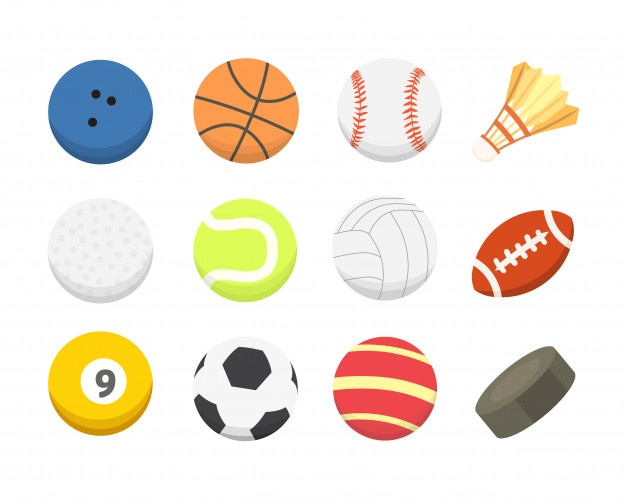
//> input picture Rafael/atividade7/images/ball.jpg, 626 x 500 px
$ ./main ../../../Rafael/atividade7/images/ball.jpg   (built with g++ and OpenCV 4)
//> lines starting //> are read from the running program, lines starting //| are printed output that depends on the picture; after the words box and inside, x2 and y2 are one past the last pixel; in counts of white or black regions, pixels touching at a corner belong together
//> further down, image is the input picture: 500 rows x 626 cols, CV_8UC3; mean B, G, R 220.9, 231.8, 239.5
### Stefan/helpers/helpers.h
#include <string>
#include <sys/stat.h>
#include <opencv2/opencv.hpp>

#ifndef HELPERS_H
#define HELPERS_H

void clearString(std::string &s);
void createFolder(const char * filename);
cv::Mat getModifiedGammaImage(cv::Mat &img, double gamma);
void writeHistogramImage(cv::Mat &img, int histSize, float low, float high, int width, int height, std::string filename);
cv::Mat getBinarizedImage(cv::Mat &img, int threshold, bool inv);

#endif

### Stefan/helpers/helpers.cpp
#include "helpers.h"

void clearString(std::string &s){
    for(int i = (int)s.size() - 1; i >= 0; i--){
        if(s[i] == '.'){
            s.erase(i);
            break;
        }
    }
//> this loop made 4 passes
    std::string x = "";
    for(int i = (int)s.size() - 1; i >= 0; i--){
        if(s[i] == '/'){
            for(int j = i + 1; j < (int)s.size(); j++)
                x += s[j];
            break;
        }
    }
//> this loop made 5 passes
//> after the loop, x = "ball"
    s = x;
//> s = "ball"
}

void createFolder(const char * filename){
    struct stat st;
    if (stat(filename, &st) == 0) {
        // Se o diretório já existe, remove-o
        std::string command = "rm -rf " + std::string(filename);
        system(command.c_str());
    }
    int status = mkdir(filename, S_IRWXU | S_IRWXG | S_IROTH | S_IXOTH);
    if(status == 0) printf("%s folder created\n", filename);
    else printf("Error creating %s folder\n", filename);
}

// [80 lines left out: functions getModifiedGammaImage, writeHistogramImage, getBinarizedImage, getGrayValueFromBGRPixel, calculateSpatialInfo, not called in this run]

### Stefan/atvd7/imagem1/main.cpp
#include "../../helpers/helpers.h"
#include <stack>
#include <vector>

int di[8] = {0, 0, 1, -1, 1, 1, -1, -1};
int dj[8] = {1, -1, 0, 0, 1, -1, -1, 1};

void dfs1(cv::Mat &a, int i, int j){
    std::stack<std::pair<int, int>> s;
    s.push({i, j});
    while(!s.empty()){
        auto [row, col] = s.top();
        s.pop();
        a.at<uchar>(row, col) = 0;
        for(int k = 0; k < 4; k++){
            int nxi = di[k] + row;
            int nxj = dj[k] + col;
            uchar point = a.at<uchar>(nxi, nxj);
            if(point > 20) s.push({nxi, nxj});
        }
    }
}

void dfs2(cv::Mat &a, int i, int j, std::vector<std::vector<bool>> &vis){
    std::stack<std::pair<int, int>> s;
    s.push({i, j});
    while(!s.empty()){
        auto [row, col] = s.top();
        s.pop();
        vis[row][col] = true;
        a.at<uchar>(row, col) = 128;
        for(int k = 0; k < 8; k++){
            int nxi = di[k] + row;
            int nxj = dj[k] + col;
            if(not (nxi >= 0 and nxi < a.rows and nxj >= 0 and nxj < a.cols)) continue;
            uchar &point = a.at<uchar>(nxi, nxj);
            if(point == 255) s.push({nxi, nxj});
        }
    }
}

void multiply_color(cv::Mat &src, cv::Mat &dst, cv::Mat &bin){
    dst = src.clone();
    for (int i = 0; i < dst.rows; i++)
    {
        for (int j = 0; j < dst.cols; j++)
        {
            cv::Vec3b pixel = src.at<cv::Vec3b>(i, j);
            for(int k = 0; k < 3; k++){
                dst.at<cv::Vec3b>(i, j)[k] = (bin.at<uchar>(i, j) == 255) * pixel[k];
            }
        }
    }
}

void drawCircle(cv::Mat &src, std::vector<cv::Vec3f> &circles){
    for( size_t idx = 0; idx < circles.size(); idx++)
    {
    cv::Vec3i c = circles[idx];
    cv::Point center = cv::Point(c[0], c[1]);
    // circle outline
    int radius = c[2];
    // cv::putText(src,std::to_string(idx + 1),center, cv::FONT_HERSHEY_PLAIN, 1 ,cv::Scalar(0), 1,cv::LINE_8);
    circle(src, center, radius, cv::Scalar(0), 3, cv::LINE_8);
    }
}

int main(int argc, char** argv){
    if(argc < 2){
        printf("This script needs at least one argument, which must be a image file\n");
        return 0;
    }
    for(int i = 0; i < argc - 1; i++){
        // Reads Image
        cv::Mat image = cv::imread(argv[i + 1]);

        // Gets filename
        std::string imgName = argv[i + 1];
        clearString(imgName);
//> imgName = "ball"

        printf("\nProcessing \"%s\" image...\n", imgName.c_str());
//| Processing "ball" image...

        // Creates folder
        std::string folderName = "Results-IMG[" + imgName + "]";
//> folderName = "Results-IMG[ball]"
        createFolder(folderName.c_str());
//> in createFolder, `int status = mkdir(filename, S_IRWXU | S_IRWXG | S_IROTH | S_IXOTH);`: status = 0
//| Results-IMG[ball] folder created
        createFolder((folderName + "/default").c_str());
        createFolder((folderName + "/1-start").c_str());
        createFolder((folderName + "/2-end").c_str());
        createFolder((folderName + "/2-end/all_color").c_str());

        // Sets path variabel for future work
        std::string path = folderName + "/default/";
//> path = "Results-IMG[ball]/default/"

///////////////////////////////////////// Gray Images //////////////////////////////////

        // Gray Image
        cv::Mat imgGray = cv::imread(argv[i + 1], cv::IMREAD_GRAYSCALE);
//> imgGray: 500 rows x 626 cols, CV_8UC1; min 22, max 255, mean 233

        // Write image
        cv::imwrite(path + "original.png", image);
        cv::imwrite(path + "grayscale.png", imgGray);

        int num = 0; // counts number of image
        path = folderName + "/1-start/";
//> path = "Results-IMG[ball]/1-start/"
/////////////////////////////////////////////////////////////Start /////////////////////////////////////q
    /*
        Find the 9 circular balls, fill them with black color. The other balls are different from background which is white.
        Therefore put them all black.
        In the "peteca" will be observed some gaps, but dont worry just do closing operation followed by blur a few times.
        It should be sufficient to change the gap color to something above 200 pixel value.
        Then just binarize the image... above value 200 go to 255, under go to 0.
    */
        auto img = imgGray.clone();
        std::vector<cv::Vec3f> circles;
        cv::HoughCircles(img, circles, cv::HOUGH_GRADIENT, 1,
                    img.rows/16,  // change this value to detect circles with different distances to each other
                    100, 35, 50, 53 // change the last two parameters
        );
//> circles = 9 circles (x, y, radius): [245.5, 110.5, 52.4], [99.5, 111.5, 52.4], [99.5, 383.5, 52.4], [244.5, 249.5, 51.3], [384.5, 388.5, 52.3], [99.5, 250.5, 52.4], [384.5, 247.5, 52.4], [244.5, 388.5, 52.4], [388.5, 109.5, 52.4]
        std::cerr << "Found " << circles.size() << " circles\n";
        drawCircle(img, circles);
//> the loop in drawCircle, `for( size_t idx = 0; idx < circles.size(); idx++)` made 9 passes
//> (center, radius) on passes 1 to 9: (Point(246, 110), 52), (Point(100, 112), 52), (Point(100, 384), 52), (Point(244, 250), 51), (Point(384, 388), 52), (Point(100, 250), 52), (Point(384, 248), 52), (Point(244, 388), 52), (Point(388, 110), 52)
//> after the loop in drawCircle, `for( size_t idx = 0; idx < circles.size(); idx++)`:
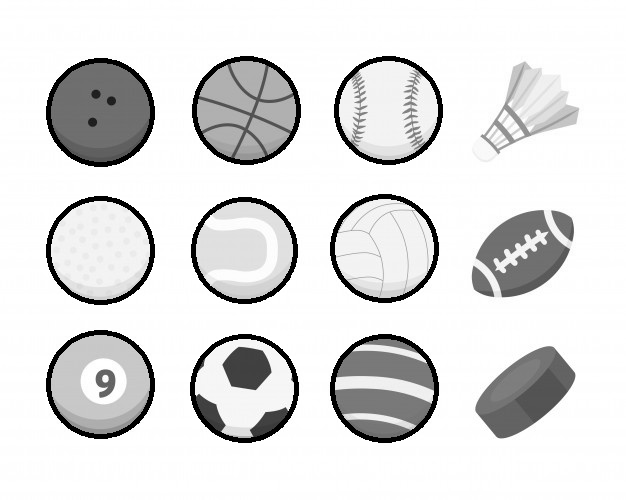
//> src: 500 rows x 626 cols, CV_8UC1; min 0, max 255, mean 223.2
        cv::imwrite(path + std::to_string(++num) + "circle_drawn.png", img);
//> num = 1
        for(auto idx = 0; idx < circles.size(); idx++){
            cv::Vec3i c = circles[idx];
            dfs1(img, c[1], c[0]);
        }
//> this loop made 9 passes
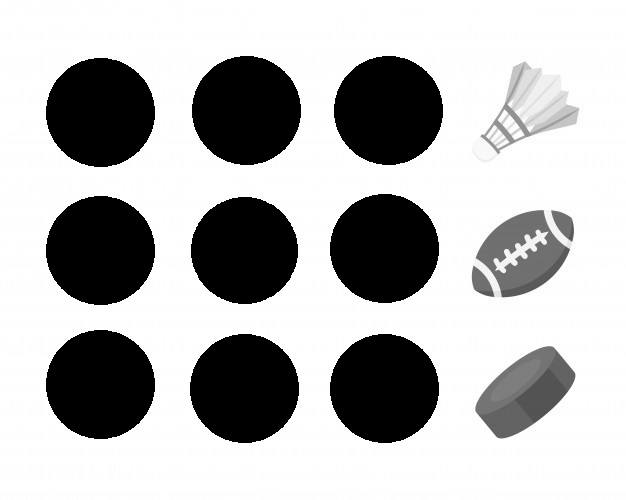
//> img: 500 rows x 626 cols, CV_8UC1; min 0, max 255, mean 180.9
        cv::imwrite(path + std::to_string(++num) + "after_dfs.png", img);
//> num = 2

        for(int r = 0; r < img.rows; r++){
            for(int c = 0; c < img.cols; c++){
                uchar &point = img.at<uchar>(r, c);
                if(point <= 250) point = 0;
            }
        }
        cv::imwrite(path + std::to_string(++num) + "after_process.png", img);
//> num = 3
        img = ~img;
        cv::imwrite(path + std::to_string(++num) + "inverse.png", img);
//> num = 4
        cv::blur(img, img, cv::Size(5, 5));
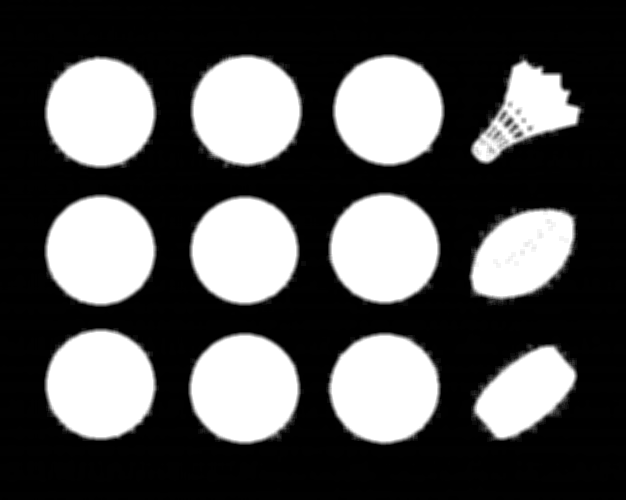
//> img: 500 rows x 626 cols, CV_8UC1; min 0, max 255, mean 83.2
        cv::imwrite(path + std::to_string(++num) + "after_blur.png", img);
//> num = 5

        for(int k = 0; k < 15; k++){
            cv::morphologyEx(img, img, cv::MORPH_CLOSE, cv::getStructuringElement(cv::MORPH_CROSS, cv::Size(9, 9)));
            cv::blur(img, img, cv::Size(3, 3));
        }
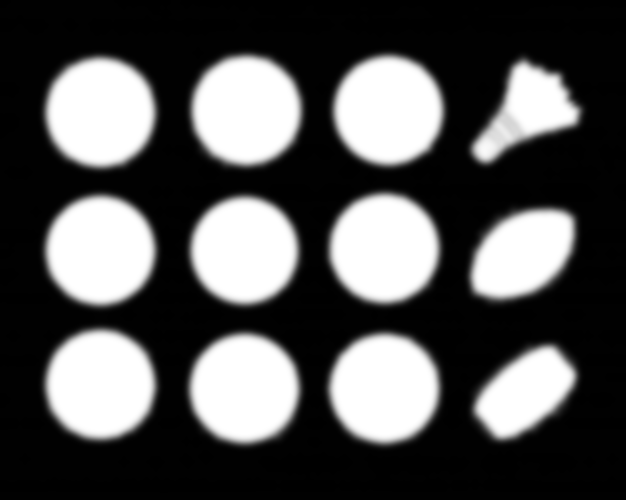
//> img: 500 rows x 626 cols, CV_8UC1; min 0, max 255, mean 83.6
        cv::imwrite(path + std::to_string(++num) + "after_close_blur.png", img);
//> num = 6

        for(int r = 0; r < img.rows; r++){
            for(int c = 0; c < img.cols; c++){
                uchar &point = img.at<uchar>(r, c);
                if(point >= 200) point = 255;
                else point = 0;
            }
        }
        cv::imwrite(path + std::to_string(++num) + "bin_components.png", img);
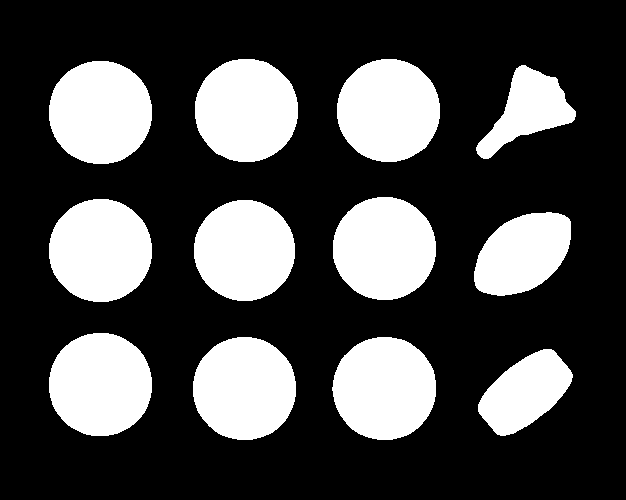
//> saved as 7bin_components.png: 500 rows x 626 cols, CV_8UC1; 28.9% white; 12 white regions, largest, box (x1, y1, x2, y2) and area: (195, 59, 298, 162) 8436, (49, 61, 152, 164) 8434, (49, 333, 152, 436) 8430
//> num = 7

        //////////////////////////////// Final part ///////////////////////////////////
        /* If a white pixel is found, run a dfs from it, the result should be the component */

        std::cerr << "\nLooking for components..." << '\n';
        std::vector<cv::Mat> ans;
        cv::Mat component;
        std::vector<std::vector<bool>> vis(img.rows, std::vector<bool>(img.cols, 0));

        for(int r = 0; r < img.rows; r++){
            for(int c = 0; c < img.cols; c++){
                uchar &point = img.at<uchar>(r, c);
                if(not vis[r][c] and point == 255){
                    std::cerr << "Component starting in " << r << ' ' << c;
                    component = img.clone();
                    dfs2(component, r, c, vis);
                    std::cerr << " -> dfs done" << '\n';
                    for(int i = 0; i < component.rows; i++){
                        for(int j = 0; j < component.cols; j++){
                            uchar &p = component.at<uchar>(i, j);
                            p = p == 128? 255 : 0;
                        }
                    }
                    ans.push_back(component);
                }
            }
        }
//> component: 500 rows x 626 cols, CV_8UC1; 1.6% white; 1 white region, box (x1, y1, x2, y2) and area: (478, 349, 573, 436) 4968
//> ans[0]: 500 rows x 626 cols, CV_8UC1; 2.7% white; 1 white region, box (x1, y1, x2, y2) and area: (195, 59, 298, 162) 8436
//> ans[1]: 500 rows x 626 cols, CV_8UC1; 2.7% white; 1 white region, box (x1, y1, x2, y2) and area: (337, 59, 440, 162) 8384
//> ans[2]: 500 rows x 626 cols, CV_8UC1; 2.7% white; 1 white region, box (x1, y1, x2, y2) and area: (49, 61, 152, 164) 8434
//> ans[3]: 500 rows x 626 cols, CV_8UC1; 1.4% white; 1 white region, box (x1, y1, x2, y2) and area: (476, 65, 576, 159) 4275
//> ans[4]: 500 rows x 626 cols, CV_8UC1; 2.7% white; 1 white region, box (x1, y1, x2, y2) and area: (333, 197, 436, 300) 8391
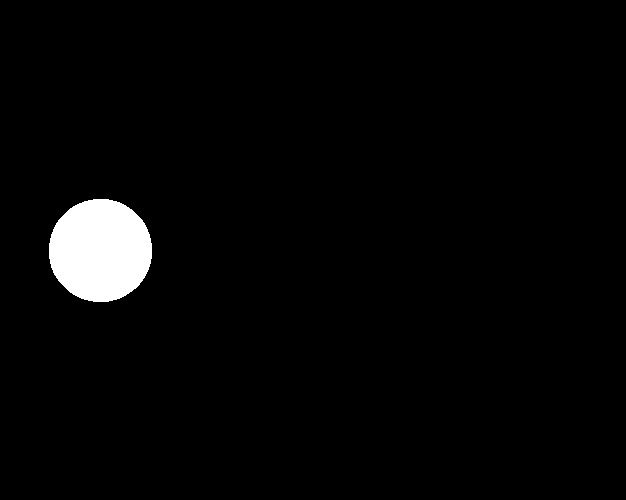
//> ans[5]: 500 rows x 626 cols, CV_8UC1; 2.7% white; 1 white region, box (x1, y1, x2, y2) and area: (49, 199, 152, 302) 8380

        /////////////////////////////////////////// Final Result //////////////////////////////////////////////////
        /* Go in each component and get the result */

        std::cerr << "Found " << ans.size() << " components\n\n";
        int x = 1;

        cv::Mat temp;
        for(auto &item : ans){
            createFolder((folderName + "/2-end/Ball" + std::to_string(x++)).c_str());
            path = folderName + "/2-end/Ball" + std::to_string(x - 1) + "/";
            cv::imwrite(path + std::to_string(++num) + "mask.png", item);
            temp = item & imgGray;
            cv::imwrite(path + std::to_string(++num) + "gray.png", temp);
            multiply_color(image, temp, item);
            cv::imwrite(path + std::to_string(++num) + "color.png", temp);
            path = folderName + "/2-end/all_color/";
            cv::imwrite(path + std::to_string(++num) + "ball" + std::to_string(x - 1) + ".png", temp);
        }
//> this loop made 12 passes
//> num on passes 1 to 12: 11, 15, 19, 23, 27, 31, 35, 39, 43, 47, 51, 55
//| Results-IMG[ball]/2-end/Ball1 folder created
//| Results-IMG[ball]/2-end/Ball2 folder created
//| Results-IMG[ball]/2-end/Ball3 folder created
//| Results-IMG[ball]/2-end/Ball4 folder created
//| Results-IMG[ball]/2-end/Ball5 folder created
//| Results-IMG[ball]/2-end/Ball6 folder created
//| Results-IMG[ball]/2-end/Ball7 folder created
//| Results-IMG[ball]/2-end/Ball8 folder created
//> (output is shown up to pass 8 of 12)
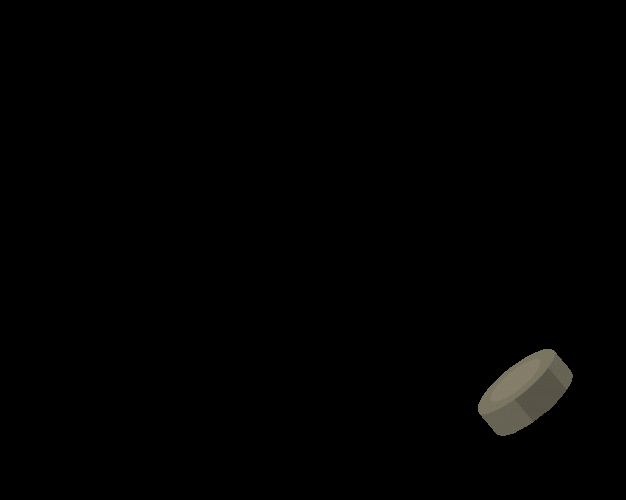
//> temp: 500 rows x 626 cols, CV_8UC3; mean B, G, R 1.4, 1.7, 1.7
//> after the loop, x = 13; num = 55

        printf("\nProcessing for \"%s\" has ended.\n", imgName.c_str());
//| Processing for "ball" has ended.
    }
    return 0;
}

$ run again, with Rafael/atividade7/images/hue_circle.png saved as Rafael/atividade7/images/ball.jpg
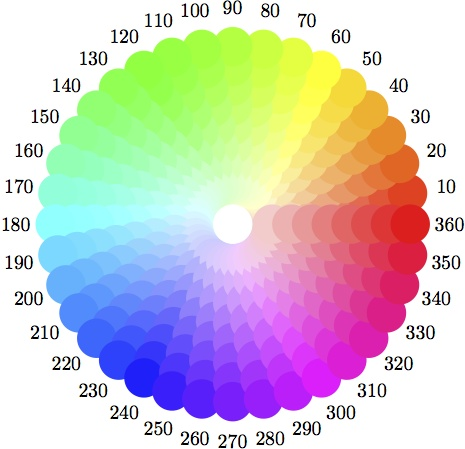
//> input picture Rafael/atividade7/images/hue_circle.png, 465 x 449 px
//> image is the input picture: 449 rows x 465 cols, CV_8UC3; mean B, G, R 202.8, 200.3, 208.3
//> the loop in clearString, `for(int i = (int)s.size() - 1; i >= 0; i--)` made 4 passes
//> the loop in clearString, `for(int i = (int)s.size() - 1; i >= 0; i--)` made 5 passes
//> after the loop in clearString, `for(int i = (int)s.size() - 1; i >= 0; i--)`: x = "ball"
//| Processing "ball" image...
//> folderName = "Results-IMG[ball]"
//> status = 0
//| Results-IMG[ball] folder created
//> `std::string path = folderName + "/default/";`: path = "Results-IMG[ball]/default/"
//> `path = folderName + "/1-start/";`: path = "Results-IMG[ball]/1-start/"
//> circles = empty
//> `cv::imwrite(path + std::to_string(++num) + "circle_drawn.png", img);`: num = 1
//> `cv::imwrite(path + std::to_string(++num) + "after_dfs.png", img);`: num = 2
//> `cv::imwrite(path + std::to_string(++num) + "after_process.png", img);`: num = 3
//> `cv::imwrite(path + std::to_string(++num) + "inverse.png", img);`: num = 4
//> `cv::imwrite(path + std::to_string(++num) + "after_blur.png", img);`: num = 5
//> `cv::imwrite(path + std::to_string(++num) + "after_close_blur.png", img);`: num = 6
//> `cv::imwrite(path + std::to_string(++num) + "bin_components.png", img);`:
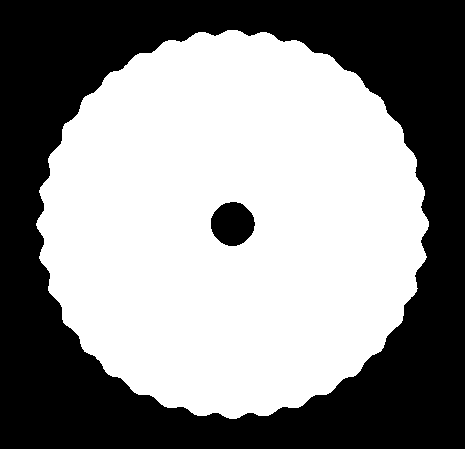
//> saved as 7bin_components.png: 449 rows x 465 cols, CV_8UC1; 55.2% white; 2 black regions, box (x1, y1, x2, y2) and area: (0, 0, 465, 449) 92086, (211, 202, 255, 246) 1485
//> `cv::imwrite(path + std::to_string(++num) + "bin_components.png", img);`: num = 7
//> the loop `for(auto &item : ans)` made 1 pass
//> (status in createFolder, x, num) on pass 1: (0, 2, 11)
//> (printed output is left out)
//> pass 1, `multiply_color(image, temp, item);`:
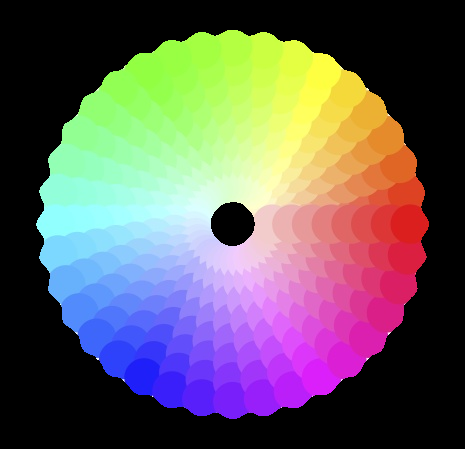
//> temp: 449 rows x 465 cols, CV_8UC3; mean B, G, R 95.6, 92.9, 100.8
//> after the loop `for(auto &item : ans)`: x = 2; num = 11
//| Processing for "ball" has ended.
